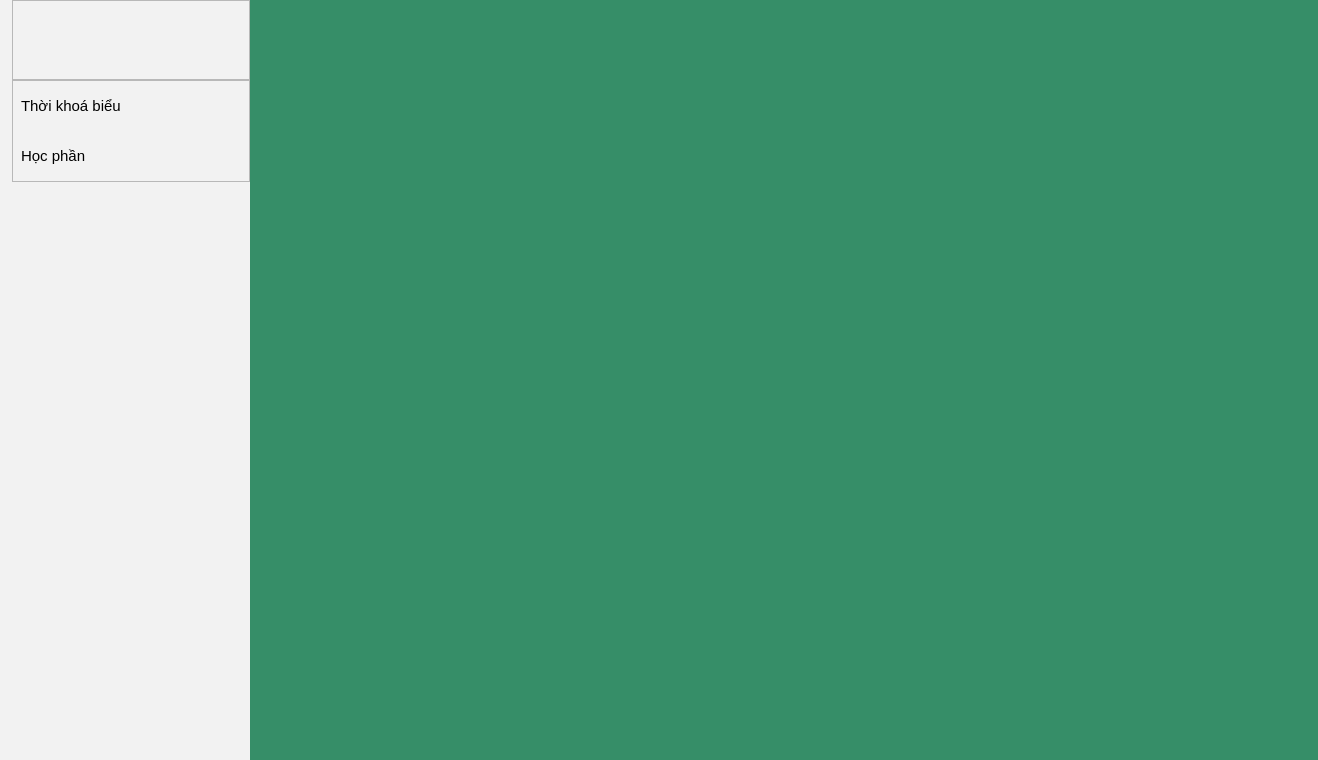
<?xml version="1.0" encoding="UTF-8"?>
<ui version="4.0">
 <class>MainWindow</class>
 <widget class="QMainWindow" name="MainWindow">
  <property name="geometry">
   <rect>
    <x>0</x>
    <y>0</y>
    <width>1318</width>
    <height>760</height>
   </rect>
  </property>
  <property name="windowTitle">
   <string>MainWindow</string>
  </property>
  <property name="styleSheet">
   <string notr="true">*{
	padding: 0;
	margin: 0;
	font-family: 'Segoe UI';
}

#centralwidget {
	background-color: #f2f2f2;
}

#search_inp {
	padding: 0 12px;
	border-radius: 4px;
}

#search_btn {
	background-color: rgba(0, 0, 0, 0);
	border-radius: 4px;

}

.QPushButton:hover{
	background-color: rgba(236, 236, 236, 1);
}

.QPushButton {
	background-color: rgba(0, 0, 0, 0);
	border-radius: 4px;
}

#LeftMenuContainer .QPushButton{
	text-align: left;
	padding: 2px 8px;
}

#bodyContainer {
	
	background-color: rgb(54, 142, 104);
}

</string>
  </property>
  <widget class="QWidget" name="centralwidget">
   <layout class="QVBoxLayout" name="verticalLayout">
    <property name="spacing">
     <number>0</number>
    </property>
    <property name="leftMargin">
     <number>0</number>
    </property>
    <property name="topMargin">
     <number>0</number>
    </property>
    <property name="rightMargin">
     <number>0</number>
    </property>
    <property name="bottomMargin">
     <number>0</number>
    </property>
    <item>
     <widget class="QWidget" name="BodyArea" native="true">
      <layout class="QHBoxLayout" name="horizontalLayout">
       <property name="spacing">
        <number>0</number>
       </property>
       <property name="leftMargin">
        <number>0</number>
       </property>
       <property name="topMargin">
        <number>0</number>
       </property>
       <property name="rightMargin">
        <number>0</number>
       </property>
       <property name="bottomMargin">
        <number>0</number>
       </property>
       <item>
        <widget class="QWidget" name="LeftMenuContainer" native="true">
         <property name="minimumSize">
          <size>
           <width>250</width>
           <height>0</height>
          </size>
         </property>
         <property name="maximumSize">
          <size>
           <width>250</width>
           <height>16777215</height>
          </size>
         </property>
         <layout class="QVBoxLayout" name="verticalLayout_3">
          <property name="spacing">
           <number>0</number>
          </property>
          <property name="leftMargin">
           <number>12</number>
          </property>
          <property name="topMargin">
           <number>0</number>
          </property>
          <property name="rightMargin">
           <number>0</number>
          </property>
          <property name="bottomMargin">
           <number>0</number>
          </property>
          <item>
           <widget class="QFrame" name="frame">
            <property name="minimumSize">
             <size>
              <width>0</width>
              <height>80</height>
             </size>
            </property>
            <property name="maximumSize">
             <size>
              <width>16777215</width>
              <height>80</height>
             </size>
            </property>
            <property name="frameShape">
             <enum>QFrame::StyledPanel</enum>
            </property>
            <property name="frameShadow">
             <enum>QFrame::Raised</enum>
            </property>
           </widget>
          </item>
          <item alignment="Qt::AlignTop">
           <widget class="QFrame" name="frame_2">
            <property name="frameShape">
             <enum>QFrame::StyledPanel</enum>
            </property>
            <property name="frameShadow">
             <enum>QFrame::Raised</enum>
            </property>
            <layout class="QVBoxLayout" name="verticalLayout_2">
             <property name="spacing">
              <number>0</number>
             </property>
             <property name="leftMargin">
              <number>0</number>
             </property>
             <property name="topMargin">
              <number>0</number>
             </property>
             <property name="rightMargin">
              <number>0</number>
             </property>
             <property name="bottomMargin">
              <number>0</number>
             </property>
             <item>
              <widget class="QPushButton" name="timeTable_btn">
               <property name="minimumSize">
                <size>
                 <width>0</width>
                 <height>50</height>
                </size>
               </property>
               <property name="maximumSize">
                <size>
                 <width>16777215</width>
                 <height>50</height>
                </size>
               </property>
               <property name="font">
                <font>
                 <family>Segoe UI</family>
                 <pointsize>11</pointsize>
                </font>
               </property>
               <property name="text">
                <string>Thời khoá biểu</string>
               </property>
               <property name="icon">
                <iconset resource="resources.qrc">
                 <normaloff>:/icons/assets/icons/Timetable.png</normaloff>:/icons/assets/icons/Timetable.png</iconset>
               </property>
               <property name="iconSize">
                <size>
                 <width>24</width>
                 <height>24</height>
                </size>
               </property>
              </widget>
             </item>
             <item>
              <widget class="QPushButton" name="ntuCourses_btn">
               <property name="minimumSize">
                <size>
                 <width>0</width>
                 <height>50</height>
                </size>
               </property>
               <property name="maximumSize">
                <size>
                 <width>16777215</width>
                 <height>50</height>
                </size>
               </property>
               <property name="font">
                <font>
                 <family>Segoe UI</family>
                 <pointsize>11</pointsize>
                </font>
               </property>
               <property name="text">
                <string>Học phần</string>
               </property>
               <property name="icon">
                <iconset resource="resources.qrc">
                 <normaloff>:/icons/assets/icons/Book.png</normaloff>:/icons/assets/icons/Book.png</iconset>
               </property>
               <property name="iconSize">
                <size>
                 <width>24</width>
                 <height>24</height>
                </size>
               </property>
              </widget>
             </item>
            </layout>
           </widget>
          </item>
         </layout>
        </widget>
       </item>
       <item>
        <widget class="QWidget" name="mainBodyContainer" native="true">
         <property name="focusPolicy">
          <enum>Qt::StrongFocus</enum>
         </property>
         <layout class="QHBoxLayout" name="horizontalLayout_2">
          <property name="spacing">
           <number>0</number>
          </property>
          <property name="leftMargin">
           <number>0</number>
          </property>
          <property name="topMargin">
           <number>0</number>
          </property>
          <property name="rightMargin">
           <number>0</number>
          </property>
          <property name="bottomMargin">
           <number>0</number>
          </property>
          <item>
           <widget class="QStackedWidget" name="bodyContainer"/>
          </item>
         </layout>
        </widget>
       </item>
      </layout>
     </widget>
    </item>
   </layout>
  </widget>
 </widget>
 <resources>
  <include location="resources.qrc"/>
 </resources>
 <connections/>
</ui>
